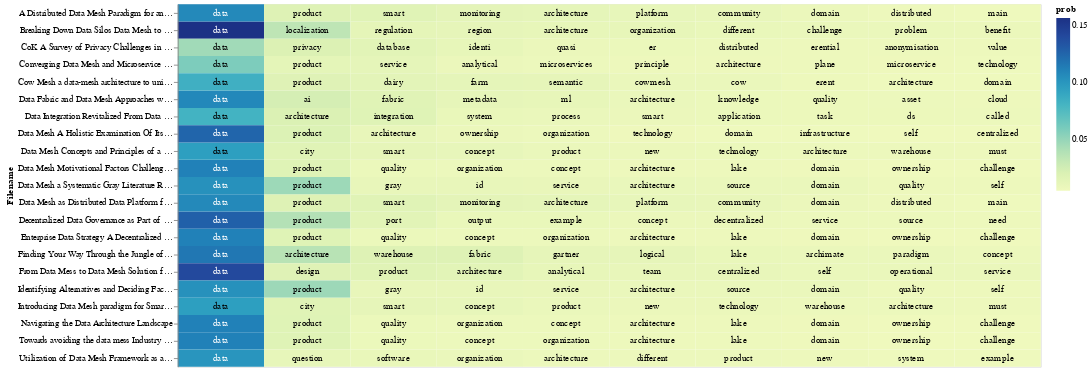

Write notebook code for a chart like this one.
### Code cell
# save(chart_lda, "lda_idf_heatmap.html")
chart_lda

### Figure 1 — Vega-Lite specification as saved in the notebook (floating-point values rounded to 4 significant figures; data arrays with more than 128 entries replaced by an {"elided": "..."} marker saying what was removed)
{"config": {"view": {"continuousWidth": 300, "continuousHeight": 300}}, "layer": [{"mark": {"type": "rect"}, "encoding": {"color": {"field": "prob", "type": "quantitative"}, "text": {"field": "topic_word", "type": "nominal"}, "x": {"axis": null, "field": "rank", "type": "ordinal"}, "y": {"field": "Filename", "type": "nominal"}}, "transform": [{"window": [{"op": "rank", "field": "", "as": "rank"}], "groupby": ["Filename"], "sort": [{"field": "prob", "order": "descending"}]}]}, {"mark": {"type": "text", "baseline": "middle"}, "encoding": {"color": {"condition": {"test": "(datum.prob >= 0.1)", "value": "white"}, "value": "black"}, "text": {"field": "topic_word", "type": "nominal"}, "x": {"axis": null, "field": "rank", "type": "ordinal"}, "y": {"field": "Filename", "type": "nominal"}}, "transform": [{"window": [{"op": "rank", "field": "", "as": "rank"}], "groupby": ["Filename"], "sort": [{"field": "prob", "order": "descending"}]}]}], "data": {"name": "data-bf009c542bb117d0351b2cb35dc54b3e"}, "width": 1000, "$schema": "https://vega.github.io/schema/vega-lite/v5.15.1.json", "datasets": {"data-bf009c542bb117d0351b2cb35dc54b3e": {"elided": "210 records"}}}
